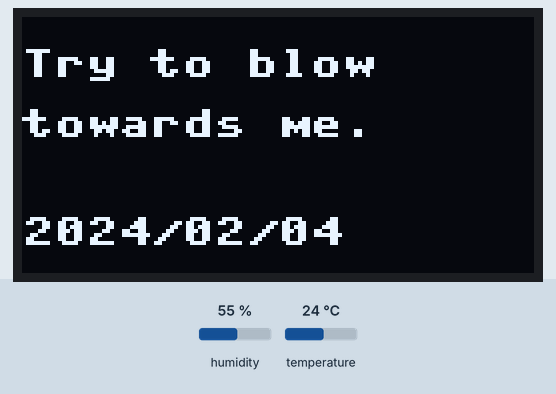
Recording of a program running on a simulated Raspberry Pi Pico running MicroPython. On the bench: 128×64 one-colour display. The inputs (shaded band) are chosen by the test bench; at power-on: humidity 55 %, temperature 24 °C. Random numbers come from a fixed seed; library files of the repository ran but are not shown: ssd1306.py, aht10.py.

Above: at 3.0 s.
At 6.25 s:
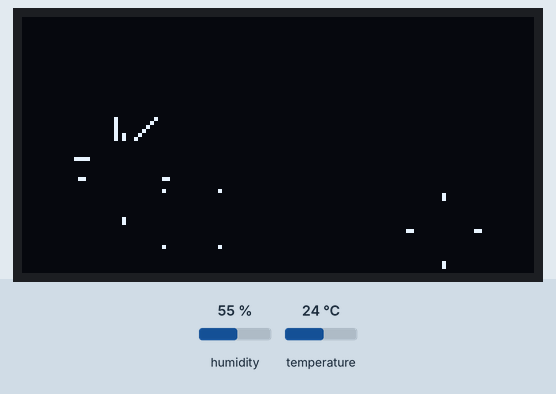
6.7 s: humidity set to 22 %
At 7.19 s:
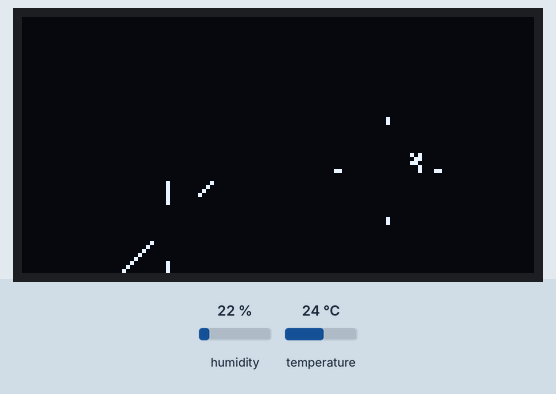
8.5 s: humidity set to 40 %
10.4 s: humidity set to 68 %
At 15.19 s:
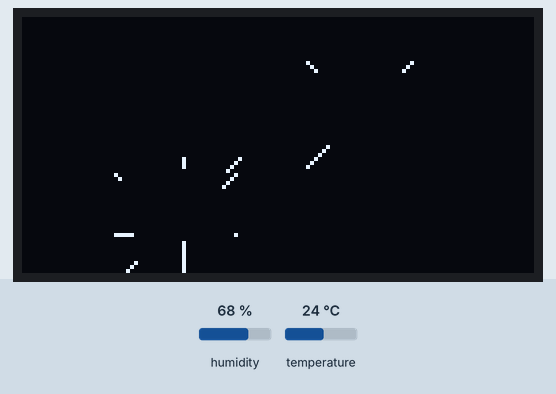

The program:

main.py
```python
from machine import Pin, SoftI2C
import machine
import ssd1306
from time import sleep
import spark
import random
import utime
import aht10

machine.freq(120000000)

# You can choose any other combination of I2C pins
oled_i2c = SoftI2C(scl=Pin(27), sda=Pin(26))

oled_width = 128
oled_height = 64
oled = ssd1306.SSD1306_I2C(oled_width, oled_height, oled_i2c)

aht_i2c = SoftI2C(sda=Pin(18), scl=Pin(19))
aht10 = aht10.AHT10(aht_i2c, mode=0, address=0x38)

def thermoeter():
    dot = "."
    while True:
        humi = aht10.humidity()
        temp = aht10.temperature()

        if len(dot) > 15:
            if "." not in dot:
                dot = "."
                return humi
            else:
                dot = " "+ dot[:len(dot)-1]
        else:
            dot += "."

        oled.fill(0)
        oled.text("Thermometer", 0, 5)
        oled.text("Temp:", 0, 20)
        oled.text("Humi:", 0, 35)
        oled.text(str(temp), 40, 20)
        oled.text(str(humi), 40, 35)
        oled.text(dot, 0, 50)
        oled.show()
        utime.sleep(0.1)

def say_hello():
    oled.fill(0)
    oled.invert(1)
    oled.text("SPARK-Humi", 24, 29)
    oled.show()
    sleep(2)
    oled.fill(0)
    oled.invert(0)
    oled.show()
    sleep(0.8)
    oled.text("Try to blow", 0, 8)
    oled.text("towards me.", 0, 23)
    oled.text("2024/02/04", 0, 50)
    oled.show()
    sleep(0.5)
    sleep(2)
    oled.fill(0)
    oled.show()


def build_spark(spark_core):
    x = random.randint(8, 120)
    y = random.randint(4, 60)
    spark_type = random.randint(1, 6)
    size = random.randint(5, 20)
    spark_core.spark_maker([x,y], spark_type, size)

def pop_show_spark(spark_core, oled):
    data = spark_core.screen_sequence.pop(0)
    spark_core.screen_sequence.append([])
    for point in data:
        oled.pixel(point[0], point[1], point[2])
    oled.show()


def main():
    #humi_base = thermoeter()
    humi_base = 30
    say_hello()
    spark_core = spark.SPARK()

    while True:
        humi = aht10.humidity()
        diff = abs(int(humi - humi_base))

        bt = diff//6
        st = diff//2

        for i in range(st):
            if i < bt:
                build_spark(spark_core)
            else:
                utime.sleep(0.045)

            pop_show_spark(spark_core, oled)


main()
```

spark.py
```python
import random

class SPARK:
    def __init__(self):
        self.screen_sequence = [[] for i in range(30)]
        self.location = []
        self.boundary = [128,64]

    def boundary_check(self,location):
        if location[0] >= self.boundary[0] or location[1] >= self.boundary[1]\
             or location[0] < 0 or location[1] < 0:
            return False
        else:
            return True

    def draw_a_point(self,location,delay=1):
        self.screen_sequence[0].append(location[:]+[1])
        self.screen_sequence[delay].append(location[:]+[0])

    def draw_a_line(self,direction,number,delay=1):
        location = self.location[:]
        for i in range(1,number):
            if direction == 1:
                location[1] = location[1] - 1
            elif direction == 2:
                location[0] = location[0] + 1
                location[1] = location[1] - 1
            elif direction == 3:
                location[0] = location[0] + 1
            elif direction == 4:
                location[0] = location[0] + 1
                location[1] = location[1] + 1
            elif direction == 5:
                location[1] = location[1] + 1
            elif direction == 6:
                location[0] = location[0] - 1
                location[1] = location[1] + 1
            elif direction == 7:
                location[0] = location[0] - 1
            elif direction == 8:
                location[0] = location[0] - 1
                location[1] = location[1] - 1
            if self.boundary_check(location):
                self.screen_sequence[i].append(location[:]+[1])
                self.screen_sequence[i+delay].append(location[:]+[0])

    def spark_maker(self,location,spark_type,size):
        #location is the coordinate of screen
        #size is the size of spark
        #spark_type is the spark_type of spark
        self.location = location[:]
        if spark_type == 1:
            self.draw_a_point(self.location)
            self.draw_a_line(1,size,delay=2)
            self.draw_a_line(3,size,delay=2)
            self.draw_a_line(5,size,delay=2)
            self.draw_a_line(7,size,delay=2)
        elif spark_type == 2:
            self.draw_a_point(self.location)
            self.draw_a_line(2,size,delay=2)
            self.draw_a_line(4,size,delay=2)
            self.draw_a_line(6,size,delay=2)
            self.draw_a_line(8,size,delay=2)
        elif spark_type == 3:
            self.draw_a_point(self.location)
            self.draw_a_line(1,size)
            self.draw_a_line(2,size)
            self.draw_a_line(3,size)
            self.draw_a_line(4,size)
            self.draw_a_line(5,size)
            self.draw_a_line(6,size)
            self.draw_a_line(7,size)
            self.draw_a_line(8,size)
        elif spark_type == 4:
            self.draw_a_point(self.location)
            self.draw_a_line(random.randint(1,8),size,delay=random.randint(3,8))
            self.draw_a_line(random.randint(1,8),size,delay=random.randint(3,8))
            self.draw_a_line(random.randint(1,8),size,delay=random.randint(3,8))
            self.draw_a_line(random.randint(1,8),size,delay=random.randint(3,8))
        elif spark_type == 5:
            self.draw_a_point(self.location)
            self.draw_a_line(random.randint(1,8),size,delay=random.randint(1,5))
            self.draw_a_line(random.randint(1,8),size,delay=random.randint(1,5))
            self.draw_a_line(random.randint(1,8),size,delay=random.randint(1,5))
            self.draw_a_line(random.randint(1,8),size,delay=random.randint(1,5))
            self.draw_a_line(random.randint(1,8),size,delay=random.randint(1,5))
            self.draw_a_line(random.randint(1,8),size,delay=random.randint(1,5))
        elif spark_type == 6:
            self.draw_a_point(self.location)
            self.draw_a_line(random.randint(1,8),size,delay=random.randint(1,5))
            self.draw_a_line(random.randint(1,8),size,delay=random.randint(1,5))
            self.draw_a_line(random.randint(1,8),size,delay=random.randint(1,5))
            self.draw_a_line(random.randint(1,8),size,delay=random.randint(1,5))
            self.draw_a_line(random.randint(1,8),size,delay=random.randint(1,5))
            self.draw_a_line(random.randint(1,8),size,delay=random.randint(1,5))
            self.draw_a_line(random.randint(1,8),size,delay=random.randint(1,5))
            self.draw_a_line(random.randint(1,8),size,delay=random.randint(1,5))
```

Measured:
- what the display in image 0 shows lasts 2.5 s, from 2.9 s to 5.4 s
